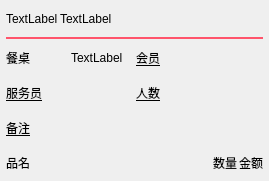
  <widget class="lds_roundeddialog_title_frame" name="frame_deskinfo">
   <property name="geometry">
    <rect>
     <x>30</x>
     <y>30</y>
     <width>269</width>
     <height>181</height>
    </rect>
   </property>
   <layout class="QGridLayout" name="gridLayout" columnstretch="0,0,0,0">
    <property name="leftMargin">
     <number>6</number>
    </property>
    <property name="topMargin">
     <number>2</number>
    </property>
    <property name="rightMargin">
     <number>6</number>
    </property>
    <property name="bottomMargin">
     <number>2</number>
    </property>
    <property name="spacing">
     <number>2</number>
    </property>
    <item row="1" column="0" colspan="4">
     <widget class="QLabel" name="label_5">
      <property name="minimumSize">
       <size>
        <width>0</width>
        <height>2</height>
       </size>
      </property>
      <property name="maximumSize">
       <size>
        <width>16777215</width>
        <height>2</height>
       </size>
      </property>
      <property name="styleSheet">
       <string notr="true">background-color:#ff546b</string>
      </property>
      <property name="text">
       <string/>
      </property>
     </widget>
    </item>
    <item row="0" column="0" colspan="4">
     <layout class="QHBoxLayout" name="horizontalLayout_3" stretch="0,1">
      <item>
       <widget class="QLabel" name="label_logo">
        <property name="text">
         <string>TextLabel</string>
        </property>
        <property name="outer_stylesheet" stdset="0">
         <string>label_upon_bg</string>
        </property>
       </widget>
      </item>
      <item>
       <widget class="QLabel" name="label_text">
        <property name="text">
         <string>TextLabel</string>
        </property>
        <property name="outer_stylesheet" stdset="0">
         <string>label_upon_bg</string>
        </property>
       </widget>
      </item>
     </layout>
    </item>
    <item row="3" column="3">
     <widget class="QLabel" name="label_int_person">
      <property name="text">
       <string/>
      </property>
      <property name="outer_stylesheet" stdset="0">
       <string>label_upon_bg</string>
      </property>
     </widget>
    </item>
    <item row="2" column="0">
     <widget class="QLabel" name="label_btn_ch_tableno">
      <property name="text">
       <string>餐桌</string>
      </property>
      <property name="outer_stylesheet" stdset="0">
       <string>label_upon_bg</string>
      </property>
     </widget>
    </item>
    <item row="2" column="1">
     <widget class="label_click" name="label_ch_tableno">
      <property name="text">
       <string>TextLabel</string>
      </property>
      <property name="outer_stylesheet" stdset="0">
       <string>label_upon_bg</string>
      </property>
     </widget>
    </item>
    <item row="4" column="0">
     <widget class="label_click" name="label_btn_vch_memo">
      <property name="font">
       <font>
        <underline>true</underline>
       </font>
      </property>
      <property name="text">
       <string>备注</string>
      </property>
      <property name="outer_stylesheet" stdset="0">
       <string>label_upon_bg</string>
      </property>
     </widget>
    </item>
    <item row="3" column="0">
     <widget class="label_click" name="label_btn_vch_waiter">
      <property name="font">
       <font>
        <underline>true</underline>
       </font>
      </property>
      <property name="text">
       <string>服务员</string>
      </property>
      <property name="outer_stylesheet" stdset="0">
       <string>label_upon_bg</string>
      </property>
     </widget>
    </item>
    <item row="3" column="1">
     <widget class="QLabel" name="label_vch_waiter">
      <property name="text">
       <string/>
      </property>
      <property name="outer_stylesheet" stdset="0">
       <string>label_upon_bg</string>
      </property>
     </widget>
    </item>
    <item row="4" column="1" colspan="3">
     <widget class="QLabel" name="label_vch_memo">
      <property name="text">
       <string/>
      </property>
      <property name="outer_stylesheet" stdset="0">
       <string>label_upon_bg</string>
      </property>
     </widget>
    </item>
    <item row="2" column="2">
     <widget class="label_click" name="label_btn_vch_member">
      <property name="font">
       <font>
        <underline>true</underline>
       </font>
      </property>
      <property name="text">
       <string>会员</string>
      </property>
      <property name="outer_stylesheet" stdset="0">
       <string>label_upon_bg</string>
      </property>
     </widget>
    </item>
    <item row="3" column="2">
     <widget class="label_click" name="label_btn_int_person">
      <property name="font">
       <font>
        <underline>true</underline>
       </font>
      </property>
      <property name="text">
       <string>人数</string>
      </property>
      <property name="outer_stylesheet" stdset="0">
       <string>label_upon_bg</string>
      </property>
     </widget>
    </item>
    <item row="2" column="3">
     <widget class="label_click" name="label_vch_member">
      <property name="text">
       <string/>
      </property>
      <property name="outer_stylesheet" stdset="0">
       <string>label_upon_bg</string>
      </property>
     </widget>
    </item>
    <item row="5" column="0" colspan="4">
     <layout class="QHBoxLayout" name="horizontalLayout_6" stretch="1,0,0">
      <item>
       <widget class="QLabel" name="label_head_name">
        <property name="text">
         <string>品名</string>
        </property>
        <property name="outer_stylesheet" stdset="0">
         <string>label_upon_bg</string>
        </property>
       </widget>
      </item>
      <item>
       <widget class="QLabel" name="label_head_num">
        <property name="text">
         <string>数量</string>
        </property>
        <property name="alignment">
         <set>Qt::AlignRight|Qt::AlignTrailing|Qt::AlignVCenter</set>
        </property>
        <property name="outer_stylesheet" stdset="0">
         <string>label_upon_bg</string>
        </property>
       </widget>
      </item>
      <item>
       <widget class="label_click" name="label_head_total">
        <property name="text">
         <string>金额</string>
        </property>
        <property name="alignment">
         <set>Qt::AlignRight|Qt::AlignTrailing|Qt::AlignVCenter</set>
        </property>
        <property name="outer_stylesheet" stdset="0">
         <string>label_upon_bg</string>
        </property>
       </widget>
      </item>
     </layout>
    </item>
   </layout>
  </widget>
